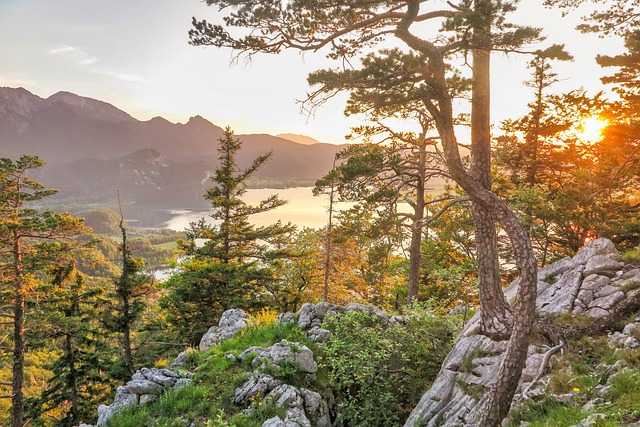
#> input picture 2025-10-13_taller_cv_3d/ejercicios/04_imagen_matriz_pixeles/imagen.jpg, 640 x 427 px
$ python ejercicio_4.py
#> lines starting #> are read from the running program, lines starting #| are printed output that depends on the picture; after the words box and inside, x2 and y2 are one past the last pixel; in counts of white or black regions, pixels touching at a corner belong together
import cv2
import numpy as np
import matplotlib.pyplot as plt

# Cargar imagen
image = cv2.imread('imagen.jpg')
#> image is the input picture: shape (427, 640, 3); mean B, G, R 109.3, 137, 153.4

# ---------- MODIFICAR UNA REGIÓN CON COPIA/PEGADO ROJO ----------
y1, y2, x1, x2 = 100, 200, 100, 200
image[y1:y2, x1:x2] = (0, 0, 255)  # rojo puro
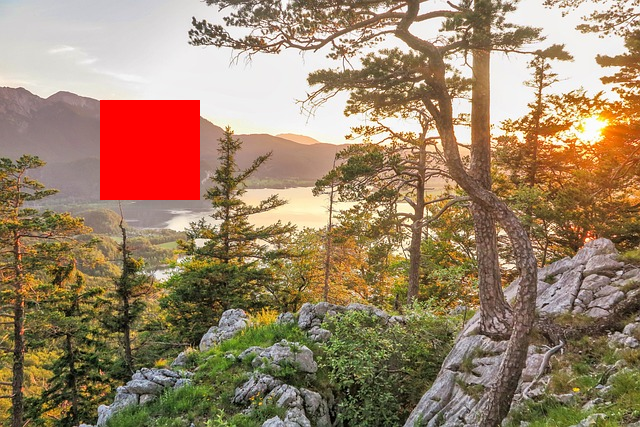
#> image: shape (427, 640, 3); 3.66% of pixels changed, all inside (x1, y1, x2, y2) = (100, 100, 200, 200)

y3, y4, x3, x4 = 200, 300, 200, 300
region_roja = image[y1:y2, x1:x2].copy()
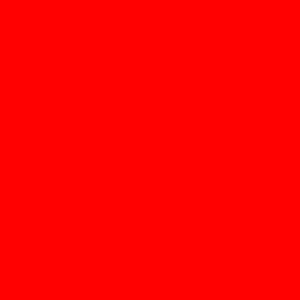
#> region_roja: shape (100, 100, 3) (shown 3 times larger); mean B, G, R 0, 0, 255
image[y3:y4, x3:x4] = region_roja
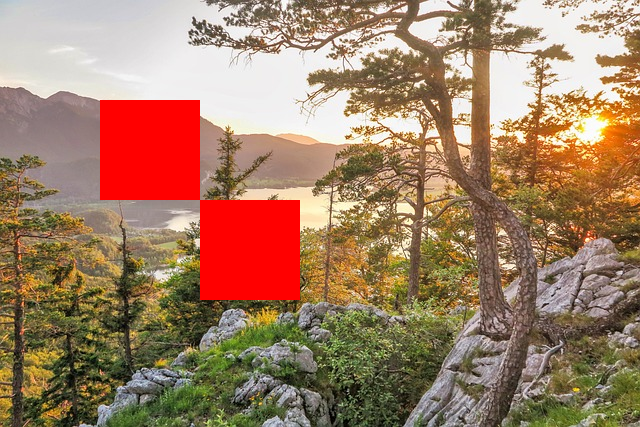
#> image: shape (427, 640, 3); 3.66% of pixels changed, all inside (x1, y1, x2, y2) = (200, 200, 300, 300)

# ---------- HISTOGRAMAS GLOBALES ANTES DE MODIFICAR CONTRASTE/BRILLO ----------
hsv_orig = cv2.cvtColor(image, cv2.COLOR_BGR2HSV)
#> hsv_orig: shape (427, 640, 3); mean H, S, V 33, 101.8, 162.3
hist_v_orig = cv2.calcHist([hsv_orig], [2], None, [256], [0,256])
#> hist_v_orig = 256 values, max 26643 at index 255, min 1 at index 0, mean 1067.5
hist_r_orig = cv2.calcHist([image], [2], None, [256], [0,256])
#> hist_r_orig = 256 values, max 26488 at index 255, min 27 at index 2, mean 1067.5

# ---------- HISTOGRAMAS POR REGIÓN ANTES DE MODIFICAR CONTRASTE/BRILLO ----------
region_orig = image[y1:y2, x1:x2]
hsv_region_orig = cv2.cvtColor(region_orig, cv2.COLOR_BGR2HSV)
#> hsv_region_orig: shape (100, 100, 3); mean H, S, V 0, 255, 255
hist_v_reg_orig = cv2.calcHist([hsv_region_orig], [2], None, [256], [0,256])
#> hist_v_reg_orig = 256 values from 0 to 10000
hist_r_reg_orig = cv2.calcHist([region_orig], [2], None, [256], [0,256])
#> hist_r_reg_orig = 256 values from 0 to 10000

# ---------- VENTANA INTERACTIVA CONTRASTE/BRILLO ----------
def nothing(x): pass
cv2.namedWindow('Control')
cv2.createTrackbar('Alpha', 'Control', 10, 30, nothing)
cv2.createTrackbar('Beta', 'Control', 50, 100, nothing)

while True:
    alpha = cv2.getTrackbarPos('Alpha', 'Control') / 10
    beta = cv2.getTrackbarPos('Beta', 'Control') - 50
    modified = cv2.convertScaleAbs(image, alpha=alpha, beta=beta)
    cv2.imshow('Control', modified)
    key = cv2.waitKey(1) & 0xFF
#> (key Esc is pressed here)
    if key == 27:
        break

cv2.destroyAllWindows()

# ---------- HISTOGRAMAS GLOBALES DESPUÉS DE MODIFICAR CONTRASTE/BRILLO ----------
hsv_modif = cv2.cvtColor(modified, cv2.COLOR_BGR2HSV)
hist_v_modif = cv2.calcHist([hsv_modif], [2], None, [256], [0,256])
#> hist_v_modif has the same summary as hist_v_orig
hist_r_modif = cv2.calcHist([modified], [2], None, [256], [0,256])
#> hist_r_modif has the same summary as hist_r_orig

# ---------- HISTOGRAMAS POR REGIÓN DESPUÉS DE MODIFICAR CONTRASTE/BRILLO ----------
region_modif = modified[y1:y2, x1:x2]
hsv_region_modif = cv2.cvtColor(region_modif, cv2.COLOR_BGR2HSV)
hist_v_reg_modif = cv2.calcHist([hsv_region_modif], [2], None, [256], [0,256])
#> hist_v_reg_modif = 256 values from 0 to 10000
hist_r_reg_modif = cv2.calcHist([region_modif], [2], None, [256], [0,256])
#> hist_r_reg_modif = 256 values from 0 to 10000

# ---------- MOSTRAR HISTOGRAMAS GLOBALES ----------
plt.figure(figsize=(14, 8))
plt.subplot(2,2,1)
plt.title('GLOBAL ANTES - canal V')
plt.plot(hist_v_orig)
plt.xlim([0,256])
plt.subplot(2,2,2)
plt.title('GLOBAL DESPUÉS - canal V')
plt.plot(hist_v_modif)
plt.xlim([0,256])
plt.subplot(2,2,3)
plt.title('GLOBAL ANTES - canal R')
plt.plot(hist_r_orig)
plt.xlim([0,256])
plt.subplot(2,2,4)
plt.title('GLOBAL DESPUÉS - canal R')
plt.plot(hist_r_modif)
plt.xlim([0,256])
plt.tight_layout()
plt.show()
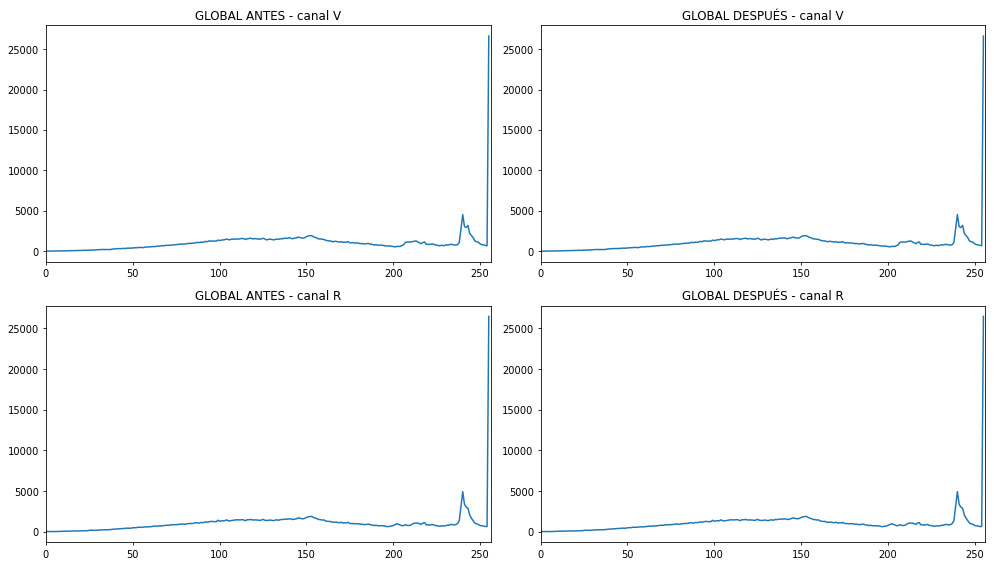
#> figure drawn by matplotlib, 4 panels; panel 1: curve peaks at x = 255, y = 26643; panel 2: curve peaks at x = 255, y = 26643; panel 3: curve peaks at x = 255, y = 26488; panel 4: curve peaks at x = 255, y = 26488

# ---------- MOSTRAR HISTOGRAMAS POR REGIÓN ----------
plt.figure(figsize=(14, 8))
plt.subplot(2,2,1)
plt.title('REGIÓN ANTES - canal V')
plt.plot(hist_v_reg_orig)
plt.xlim([0,256])
plt.subplot(2,2,2)
plt.title('REGIÓN DESPUÉS - canal V')
plt.plot(hist_v_reg_modif)
plt.xlim([0,256])
plt.subplot(2,2,3)
plt.title('REGIÓN ANTES - canal R')
plt.plot(hist_r_reg_orig)
plt.xlim([0,256])
plt.subplot(2,2,4)
plt.title('REGIÓN DESPUÉS - canal R')
plt.plot(hist_r_reg_modif)
plt.xlim([0,256])
plt.tight_layout()
plt.show()
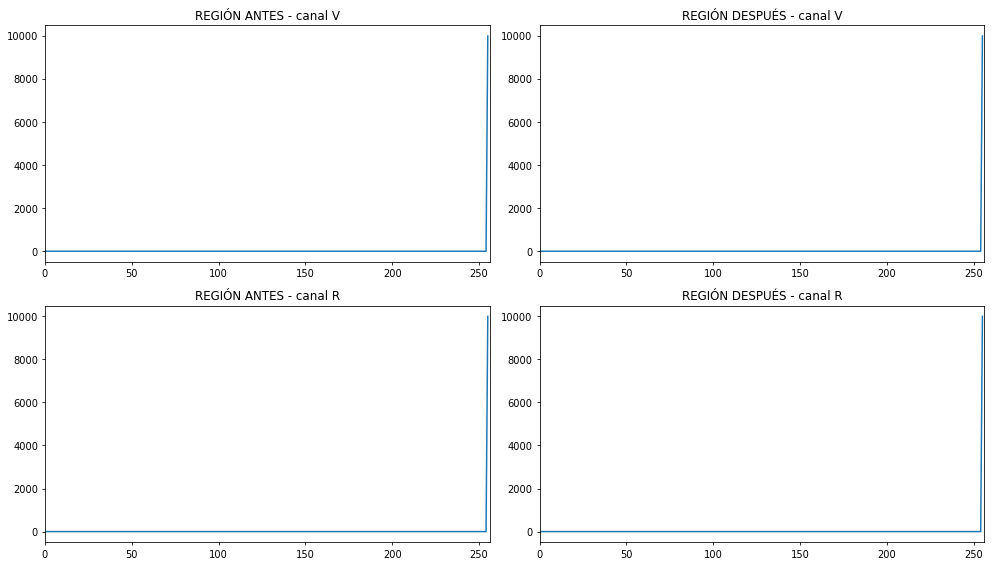
#> figure drawn by matplotlib, 4 panels; panel 1: curve peaks at x = 255, y = 10000; panel 2: curve peaks at x = 255, y = 10000; panel 3: curve peaks at x = 255, y = 10000; panel 4: curve peaks at x = 255, y = 10000
